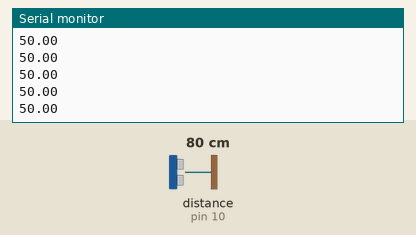
Simulated run of this sketch. Board: Arduino Uno, built with avr-gcc and run on an emulated ATmega328P. Parts: the last lines printed to the serial monitor. Wiring (inferred from the names in the program): ultrasonic range finder: trigger pin 11; echo pin 10. The inputs (shaded band) are chosen by the test bench; at power-on: distance to the obstacle (sensor on pin 10) 80 cm. The echo pulse lasts 58.3 µs per cm.

Above: at 1.2 s.
1.3 s: distance to the obstacle (sensor on pin 10) set to 2 cm
At 1.8 s:
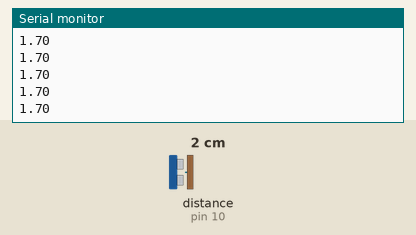
2.8 s: distance to the obstacle (sensor on pin 10) set to 4 cm
At 3.6 s:
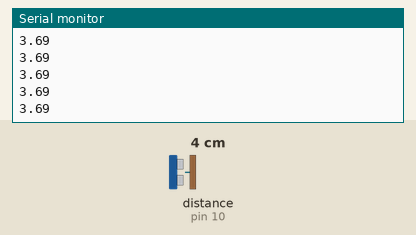
Timing chart, 0 to 3.7 s (numbered marks = the images above; inputs shaded):
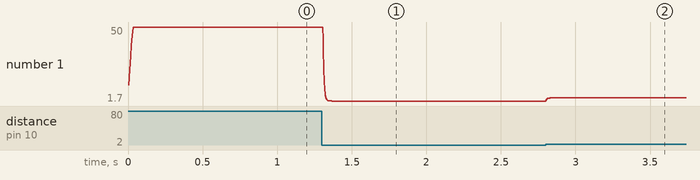

The sketch:

shooting_arduino.ino
```cpp
const uint8_t echoPin = 10;
const uint8_t trigPin = 11;

int32_t duration;
float distance, pdistance = 0;

void setup() {
  Serial.begin (115200);
  pinMode(trigPin, OUTPUT);
  pinMode(echoPin, INPUT);
}

void loop() {

  //送信トリガ信号を生成
  digitalWrite(trigPin, LOW);
  delayMicroseconds(2);
  digitalWrite(trigPin, HIGH);
  delayMicroseconds(10);
  digitalWrite(trigPin, LOW);

  //センサから戻ってくるパルス幅を計測
  duration = pulseIn(echoPin, HIGH, 7000);

  //パルス幅から距離に変換し，ローパスフィルタを適用（2点のFIRフィルタ，特性は適当）
  distance = float(duration)/58.2 * 0.15 + pdistance * 0.85;
  pdistance = distance;

  //Processing側には0-50の値を送りたいのでクリッピング
  if(distance > 50.0)
  {
    distance = 50.0;
  }

  //送信
  Serial.println(distance);
}
```

Measured:
- after the input at 1.3 s, the serial monitor: prints a new line at once (image 1)
- after the input at 2.8 s, the serial monitor: prints a new line at once (image 2)
- plotted number 1: 50 → 1.7 after the input at 1.3 s, 1.7 → 3.69 after the input at 2.8 s
